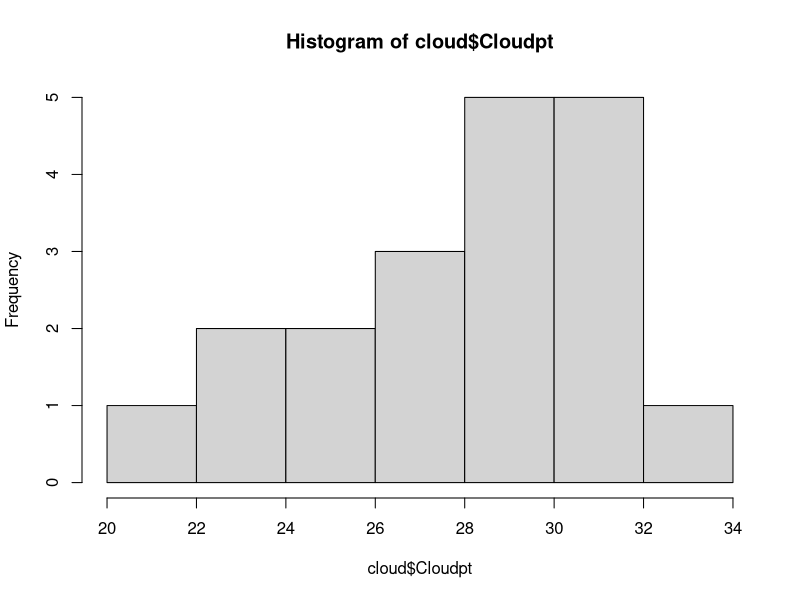
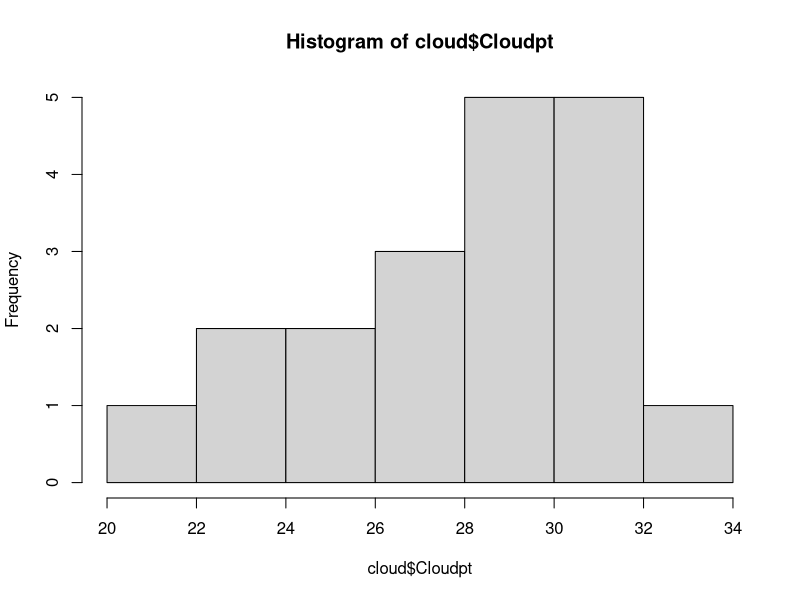
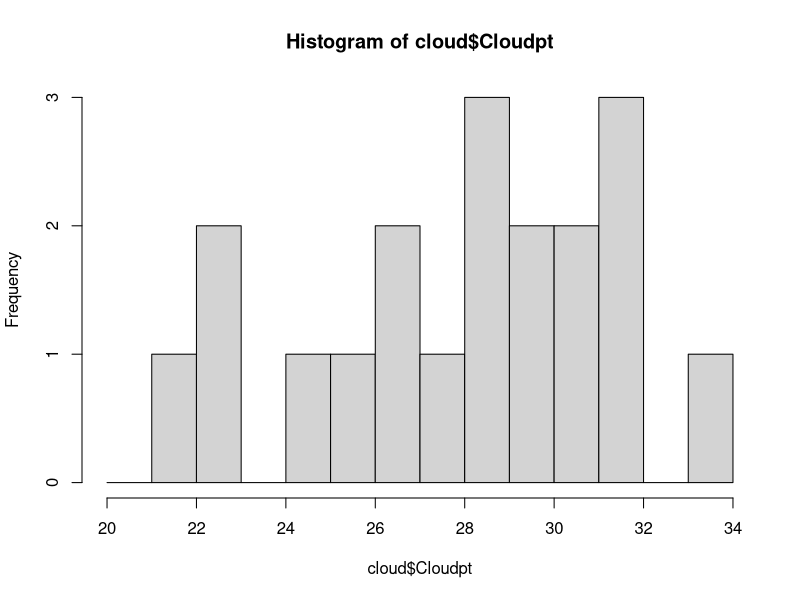
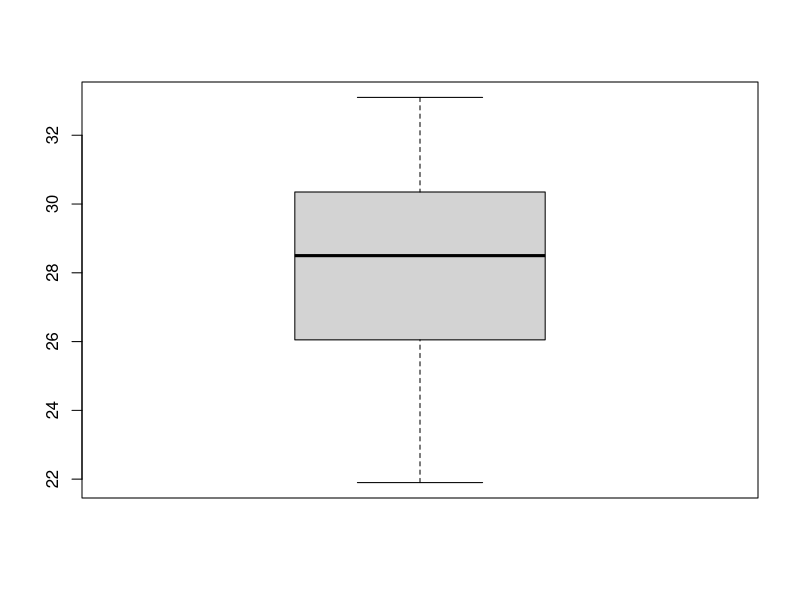
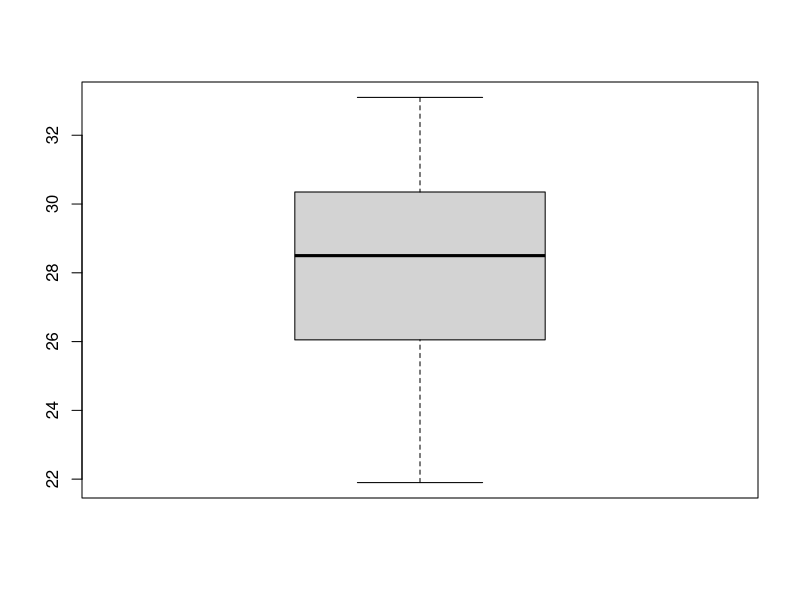

These figures' R source, in order:
#### cargar datos en memoria####
dir()
gluc<-read.table(file = "glucosa.txt",header = TRUE)
dir()
getwd()
gluc<-read.table(file = "glucosa.txt",header = TRUE)
cloud<-read.table(file= "cloud.txt",header=TRUE)
str(cloud)
hist(cloud$Cloudpt)
h_cloudpt<-hist(cloud$Cloudpt)

h_cloudpt$breaks
h_cloudpt$counts
range(cloud$Cloudpt)
bi<-20:34
help(seq)
b2<-seq(20,34,1)

hist(cloud$Cloudpt,breaks = bi)

####  boxplot####
help("boxplot")
boxplot(cloud$Cloudpt)
bp_cloudpt<-boxplot(cloud$Cloudpt)